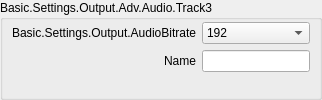
                            <widget class="QGroupBox" name="groupBox_3">
                             <property name="sizePolicy">
                              <sizepolicy hsizetype="Preferred" vsizetype="Preferred">
                               <horstretch>0</horstretch>
                               <verstretch>0</verstretch>
                              </sizepolicy>
                             </property>
                             <property name="title">
                              <string>Basic.Settings.Output.Adv.Audio.Track3</string>
                             </property>
                             <layout class="QFormLayout" name="formLayout_12">
                              <property name="fieldGrowthPolicy">
                               <enum>QFormLayout::FieldGrowthPolicy::AllNonFixedFieldsGrow</enum>
                              </property>
                              <property name="labelAlignment">
                               <set>Qt::AlignmentFlag::AlignRight|Qt::AlignmentFlag::AlignTrailing|Qt::AlignmentFlag::AlignVCenter</set>
                              </property>
                              <property name="leftMargin">
                               <number>9</number>
                              </property>
                              <property name="topMargin">
                               <number>2</number>
                              </property>
                              <property name="rightMargin">
                               <number>9</number>
                              </property>
                              <property name="bottomMargin">
                               <number>9</number>
                              </property>
                              <item row="0" column="0">
                               <widget class="QLabel" name="advOutTrack3BitrateLabel">
                                <property name="minimumSize">
                                 <size>
                                  <width>170</width>
                                  <height>0</height>
                                 </size>
                                </property>
                                <property name="text">
                                 <string>Basic.Settings.Output.AudioBitrate</string>
                                </property>
                                <property name="alignment">
                                 <set>Qt::AlignmentFlag::AlignRight|Qt::AlignmentFlag::AlignTrailing|Qt::AlignmentFlag::AlignVCenter</set>
                                </property>
                                <property name="buddy">
                                 <cstring>advOutTrack3Bitrate</cstring>
                                </property>
                               </widget>
                              </item>
                              <item row="0" column="1">
                               <widget class="QComboBox" name="advOutTrack3Bitrate">
                                <property name="sizePolicy">
                                 <sizepolicy hsizetype="Preferred" vsizetype="Preferred">
                                  <horstretch>0</horstretch>
                                  <verstretch>0</verstretch>
                                 </sizepolicy>
                                </property>
                                <property name="currentIndex">
                                 <number>8</number>
                                </property>
                                <item>
                                 <property name="text">
                                  <string>32</string>
                                 </property>
                                </item>
                                <item>
                                 <property name="text">
                                  <string>48</string>
                                 </property>
                                </item>
                                <item>
                                 <property name="text">
                                  <string>64</string>
                                 </property>
                                </item>
                                <item>
                                 <property name="text">
                                  <string>80</string>
                                 </property>
                                </item>
                                <item>
                                 <property name="text">
                                  <string>96</string>
                                 </property>
                                </item>
                                <item>
                                 <property name="text">
                                  <string>112</string>
                                 </property>
                                </item>
                                <item>
                                 <property name="text">
                                  <string>128</string>
                                 </property>
                                </item>
                                <item>
                                 <property name="text">
                                  <string>160</string>
                                 </property>
                                </item>
                                <item>
                                 <property name="text">
                                  <string>192</string>
                                 </property>
                                </item>
                                <item>
                                 <property name="text">
                                  <string>256</string>
                                 </property>
                                </item>
                                <item>
                                 <property name="text">
                                  <string>320</string>
                                 </property>
                                </item>
                               </widget>
                              </item>
                              <item row="1" column="0">
                               <widget class="QLabel" name="label_52">
                                <property name="text">
                                 <string>Name</string>
                                </property>
                                <property name="buddy">
                                 <cstring>advOutTrack3Name</cstring>
                                </property>
                               </widget>
                              </item>
                              <item row="1" column="1">
                               <widget class="QLineEdit" name="advOutTrack3Name">
                                <property name="sizePolicy">
                                 <sizepolicy hsizetype="Expanding" vsizetype="Preferred">
                                  <horstretch>0</horstretch>
                                  <verstretch>0</verstretch>
                                 </sizepolicy>
                                </property>
                               </widget>
                              </item>
                             </layout>
                            </widget>
